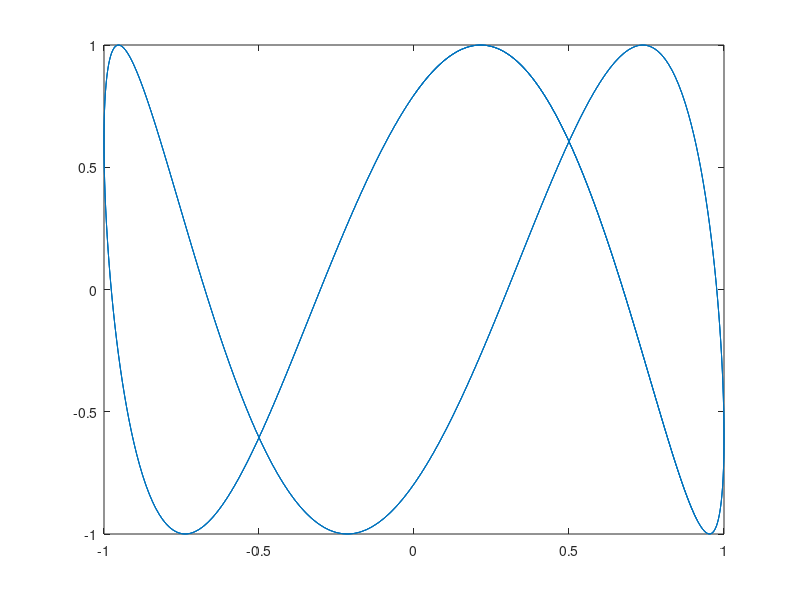

The MATLAB source for this figure:
x=-5:0.01:5;
figure;
for i=0:0.005:10
    hold on;
    clf;
    plot(sin(2*x+i),cos(6*x+0.5+i))
    drawnow;
    % pause(0.1);
end
